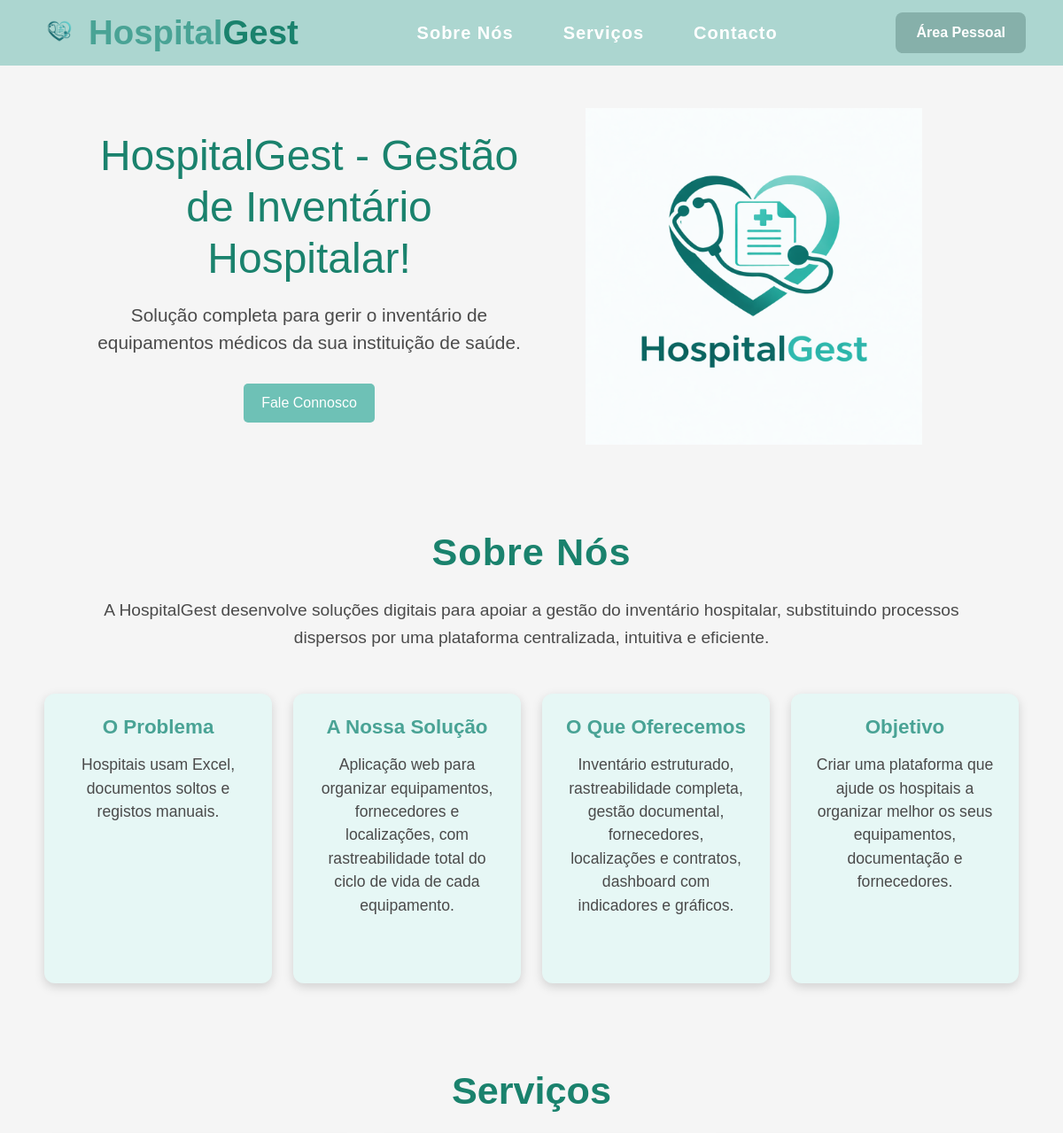
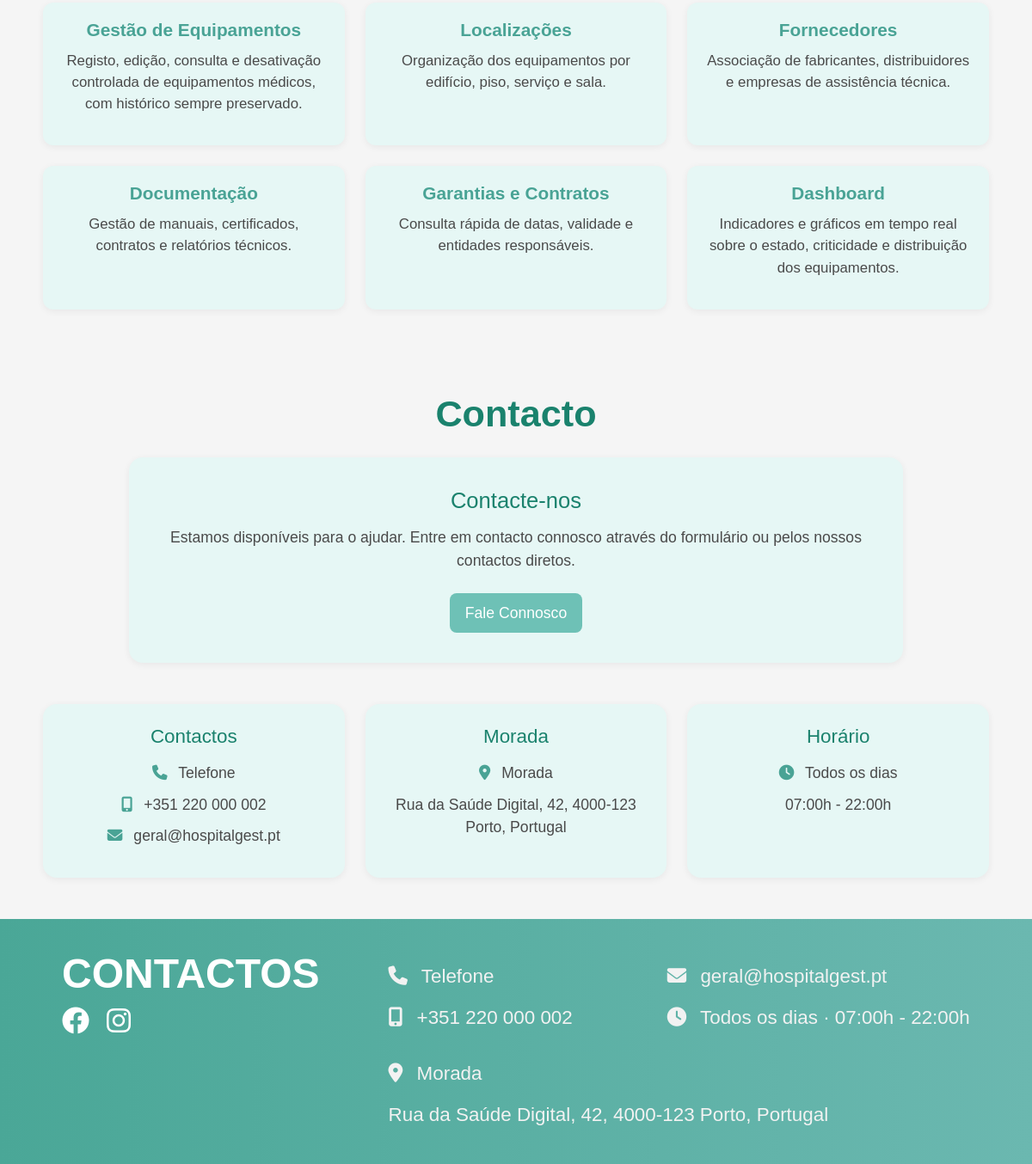
The page / on the database its author committed (2 pictures, top to bottom).
### tables this page shows
CREATE TABLE IF NOT EXISTS `gestao_area_publica` (
  `id` int NOT NULL AUTO_INCREMENT,
  `secao` varchar(100) NOT NULL,
  `titulo` varchar(255) DEFAULT NULL,
  `texto` text,
  `imagem` varchar(255) DEFAULT NULL,
  PRIMARY KEY (`id`)
);

### Public/index.php (the view, shortened to what this page needs)
<?php
try {
    $ligacao = new PDO(
        "mysql:host=" . MYSQL_HOST . ";port=" . MYSQL_PORT . ";dbname=" . MYSQL_DATABASE . ";charset=utf8mb4",
        MYSQL_USERNAME,
        MYSQL_PASSWORD
    );
    $ligacao->setAttribute(PDO::ATTR_ERRMODE, PDO::ERRMODE_EXCEPTION);
    $stmt = $ligacao->query("SELECT * FROM gestao_area_publica");
    $linhas = $stmt->fetchAll(PDO::FETCH_OBJ);
    $conteudo = [];
    foreach ($linhas as $linha) {
        $conteudo[$linha->secao] = $linha;
    }
} catch (PDOException $e) {
    $conteudo = [];
}
?>
<!DOCTYPE html>
<html lang="pt">
<head>
    <link rel="stylesheet" href="../assets/bootstrap/bootstrap.min.css">
    <link rel="stylesheet" href="../assets/fontawesome/all.min.css">
    <link rel="stylesheet" href="../assets/css/1241344.css">
</head>
<body>
    <nav class="navbar navbar-expand-lg" style="background-color: #acd6d0; padding: 12px 0;">
        <div class="container d-flex align-items-center">
            <a href="#inicio" class="d-flex align-items-center text-decoration-none">
                <img src="../assets/img/Logo.png" alt="Logo da empresa" height="50" class="me-2">
                <h3 class="mb-0 logo-text">
                    <span class="verde">Hospital</span><span class="azul">Gest</span>
                </h3>
            </a>
            <div class="collapse navbar-collapse" id="menu">
                <ul class="navbar-nav mx-auto text-center" style="gap: 40px;">
                    <li class="nav-item">
                        <a class="nav-link" href="#sobre-nos"
                            style="font-size: 20px; color: white; font-weight: 600; letter-spacing: 1px;">Sobre Nós</a>
                    </li>
                    <li class="nav-item">
                        <a class="nav-link" href="#servicos"
                            style="font-size: 20px; color: white; font-weight: 600; letter-spacing: 1px;">Serviços</a>
                    </li>
                    <li class="nav-item">
                        <a class="nav-link" href="#contacto"
                            style="font-size: 20px; color: white; font-weight: 600; letter-spacing: 1px;">Contacto</a>
                    </li>
                </ul>
                <div class="text-center mt-3 mt-lg-0">
                    <a href="login.php" class="btn"
                        style="background-color: #86B0AA; color: white; border-radius: 8px; padding: 10px 22px; font-weight: 600;">
                        Área Pessoal
                    </a>
                </div>
            </div>
        </div>
    </nav>
    <section id="inicio" class="inicio-hero container py-5">
        <div class="row align-items-center">
            <div class="col-12 col-md-6 sobre-nos-texto">
                <h1><?= htmlspecialchars($conteudo['hero']->titulo ?? '') ?></h1>
                <p><?= htmlspecialchars($conteudo['hero']->texto ?? '') ?></p>
                <a href="#contacto" class="button">Fale Connosco</a>
            </div>
            <div class="col-12 col-md-6 sobre-nos-imagem text-center mt-4 mt-md-0">
                <img src="../assets/img/Logo_Hospitalgest.png" alt="HospitalGest" class="img-fluid">
            </div>
        </div>
    </section>
    <section id="sobre-nos" class="secao-sobre-nos container py-5">
        <h2 class="text-center mb-4">Sobre Nós</h2>
        <p class="text-center mb-5">
            <?= htmlspecialchars($conteudo['sobre_nos_intro']->texto ?? '') ?>
        </p>
        <div class="row g-4">
            <div class="col-12 col-md-6 col-lg-3">
                <div class="box h-100">
                    <h3>O Problema</h3>
                    <p><?= htmlspecialchars($conteudo['sobre_nos_problema']->texto ?? '') ?></p>
                </div>
            </div>
            <div class="col-12 col-md-6 col-lg-3">
                <div class="box h-100">
                    <h3>A Nossa Solução</h3>
                    <p><?= htmlspecialchars($conteudo['sobre_nos_solucao']->texto ?? '') ?></p>
                </div>
            </div>
            <div class="col-12 col-md-6 col-lg-3">
                <div class="box h-100">
                    <h3>O Que Oferecemos</h3>
                    <p><?= htmlspecialchars($conteudo['sobre_nos_oferecemos']->texto ?? '') ?></p>
                </div>
            </div>
            <div class="col-12 col-md-6 col-lg-3">
                <div class="box h-100">
                    <h3>Objetivo</h3>
                    <p><?= htmlspecialchars($conteudo['sobre_nos_objetivo']->texto ?? '') ?></p>
                </div>
            </div>
        </div>
    </section>
    <section id="servicos" class="secao-servicos container py-5">
        <h2 class="text-center mb-4">Serviços</h2>
        <div class="row g-4">
            <div class="col-12 col-md-6 col-lg-4">
                <div class="servico-box h-100">
                    <h3>Gestão de Equipamentos</h3>
                    <p><?= htmlspecialchars($conteudo['servico_equipamentos']->texto ?? '') ?></p>
                </div>
            </div>
            <div class="col-12 col-md-6 col-lg-4">
                <div class="servico-box h-100">
                    <h3>Localizações</h3>
                    <p><?= htmlspecialchars($conteudo['servico_localizacoes']->texto ?? '') ?></p>
                </div>
            </div>
            <div class="col-12 col-md-6 col-lg-4">
                <div class="servico-box h-100">
                    <h3>Fornecedores</h3>
                    <p><?= htmlspecialchars($conteudo['servico_fornecedores']->texto ?? '') ?></p>
                </div>
            </div>
            <div class="col-12 col-md-6 col-lg-4">
                <div class="servico-box h-100">
                    <h3>Documentação</h3>
                    <p><?= htmlspecialchars($conteudo['servico_documentacao']->texto ?? '') ?></p>
                </div>
            </div>
            <div class="col-12 col-md-6 col-lg-4">
                <div class="servico-box h-100">
                    <h3>Garantias e Contratos</h3>
                    <p><?= htmlspecialchars($conteudo['servico_garantias']->texto ?? '') ?></p>
                </div>
            </div>
            <div class="col-12 col-md-6 col-lg-4">
                <div class="servico-box h-100">
                    <h3>Dashboard</h3>
                    <p><?= htmlspecialchars($conteudo['servico_dashboard']->texto ?? '') ?></p>
                </div>
            </div>
        </div>
    </section>
    <section id="contacto" class="secao-contacto container py-5">
        <h2 class="text-center mb-4">Contacto</h2>
        <div class="contacto-topo text-center mb-5">
            <h3><?= htmlspecialchars($conteudo['contactos']->titulo ?? '') ?></h3>
            <p><?= htmlspecialchars($conteudo['contactos']->texto ?? '') ?></p>
            <a class="contacto-botao" onclick="abrirFormulario()">Fale Connosco</a>
        </div>
        <div class="row g-4">
            <div class="col-12 col-md-4">
                <div class="contacto-box h-100">
                    <h3>Contactos</h3>
                    <p><i class="fa-solid fa-phone"></i> <?= htmlspecialchars($conteudo['rodape_telefone']->titulo ?? '') ?></p>
                    <p><i class="fa-solid fa-mobile-screen-button"></i> <?= htmlspecialchars($conteudo['rodape_telefone']->texto ?? '') ?></p>
                    <p><i class="fa-solid fa-envelope"></i> <?= htmlspecialchars($conteudo['rodape_email']->texto ?? '') ?></p>
                </div>
            </div>
            <div class="col-12 col-md-4">
                <div class="contacto-box h-100">
                    <h3>Morada</h3>
                    <p><i class="fa-solid fa-location-dot"></i> <?= htmlspecialchars($conteudo['rodape_morada']->titulo ?? '') ?></p>
                    <p><?= htmlspecialchars($conteudo['rodape_morada']->texto ?? '') ?></p>
                </div>
            </div>
            <div class="col-12 col-md-4">
                <div class="contacto-box h-100">
                    <h3>Horário</h3>
                    <p><i class="fa-solid fa-clock"></i> <?= htmlspecialchars($conteudo['rodape_horario']->titulo ?? '') ?></p>
                    <p><?= htmlspecialchars($conteudo['rodape_horario']->texto ?? '') ?></p>
                </div>
            </div>
        </div>
    </section>
    <footer class="footer-container">
        <div class="footer-content container">
            <div class="footer-title">
                <h2>CONTACTOS</h2>
                <div class="footer-socials">
                    <i class="fa-brands fa-facebook"></i>
                    <i class="fa-brands fa-instagram"></i>
                </div>
            </div>
            <div class="footer-info">
                <div class="d-flex flex-wrap mb-3" style="gap: 110px;">
                    <div class="footer-column">
                        <p><i class="fa-solid fa-phone"></i> <?= htmlspecialchars($conteudo['rodape_telefone']->titulo ?? '') ?></p>
                        <p><i class="fa-solid fa-mobile-screen-button"></i> <?= htmlspecialchars($conteudo['rodape_telefone']->texto ?? '') ?></p>
                    </div>
                    <div class="footer-column">
                        <p><i class="fa-solid fa-envelope"></i> <?= htmlspecialchars($conteudo['rodape_email']->texto ?? '') ?></p>
                        <p><i class="fa-solid fa-clock"></i> <?= htmlspecialchars($conteudo['rodape_horario']->titulo ?? '') ?> · <?= htmlspecialchars($conteudo['rodape_horario']->texto ?? '') ?></p>
                    </div>
                </div>
                <div class="footer-column">
                    <p><i class="fa-solid fa-location-dot"></i> <?= htmlspecialchars($conteudo['rodape_morada']->titulo ?? '') ?></p>
                    <p><?= htmlspecialchars($conteudo['rodape_morada']->texto ?? '') ?></p>
                </div>
            </div>
        </div>
    </footer>
</body>
</html>

### assets/css/1241344.css (style rules this page uses)
* { margin: 0; padding: 0; box-sizing: border-box; font-family: 'Titillium Web', Arial, Helvetica, sans-serif; }
.logo-text { font-size: 2.4em; font-weight: 700; }
.logo-text .verde { color: #49a395; }
.logo-text .azul { color: #1a826d; }
.sobre-nos-texto { max-width: 600px; text-align: center; }
.sobre-nos-texto h1 { font-size: 3em; color: #1a826d; margin-bottom: 20px; }
.sobre-nos-texto p { font-size: 1.3em; font-weight: 300; color: #4a4a4a; margin-bottom: 30px; }
.sobre-nos-imagem img { width: 380px; height: auto; object-fit: contain; }
.button { display: inline-block; background-color: #6EC1B6; color: #fff; padding: 10px 20px; text-decoration: none; border-radius: 5px; }
.footer-container { background: linear-gradient(90deg, #4aa797, #6bb8b0); color: white; padding: 50px 60px 25px; }
.footer-content { display: flex; justify-content: flex-start; align-items: flex-start; flex-wrap: wrap; gap: 80px; }
.footer-title h2 { font-size: 3rem; font-weight: 700; color: white; margin-top: -15px; margin-bottom: 10px; }
.footer-column p { font-size: 1.4rem; margin-bottom: 15px; color: #f2f2f2; }
.footer-column i { margin-right: 10px; }
.footer-socials { display: flex; gap: 20px; margin-top: 10px; font-size: 2rem; }
.footer-socials i { cursor: pointer; transition: 0.3s; }
.secao-sobre-nos { background-color: #f5f5f5; padding: 60px 20px; width: 100%; text-align: center; }
.secao-sobre-nos h2 { font-size: 2.7em; color: #1a826d; font-weight: 700; margin-bottom: 40px; text-transform: uppercase; letter-spacing: 1px; }
.secao-sobre-nos p { font-size: 1.1rem; margin-bottom: 30px; line-height: 1.6; color: #4a4a4a; }
.secao-sobre-nos { background-color: #f5f5f5; padding: 110px 20px 70px; width: 100%; text-align: center; }
.secao-sobre-nos h2 { font-size: 2.7em; color: #1a826d; font-weight: 700; margin-bottom: 40px; letter-spacing: 1px; text-transform: none; }
.secao-sobre-nos p { font-size: 1.2rem; font-weight: 400; color: #4a4a4a; max-width: 1000px; margin: 0 auto 50px; }
.inicio-hero { display: flex; align-items: center; justify-content: center; gap: 60px; padding: 120px 40px; background-color: #f5f5f5; }
.secao-servicos { background-color: #f5f5f5; padding: 110px 20px 70px; width: 100%; text-align: center; }
.secao-servicos h2 { font-size: 2.7em; color: #1a826d; font-weight: 700; margin-bottom: 10px; }
.servico-box { background: #E6F7F5; padding: 20px; border-radius: 12px; box-shadow: 0 2px 8px rgba(0, 0, 0, 0.06); transition: transform 0.2s ease, box-shadow 0.2s ease; }
.servico-box h3 { color: #49a395; font-size: 1.3rem; margin-bottom: 10px; font-weight: 600; }
.servico-box p { font-size: 1.05rem; color: #4a4a4a; font-weight: 400; line-height: 1.5; }
.secao-contacto { background-color: #f5f5f5; padding: 110px 20px 70px; text-align: center; }
.secao-contacto h2 { font-size: 2.7em; color: #1a826d; font-weight: 700; margin-bottom: 40px; }
.contacto-topo { background: #E6F7F5; padding: 35px; border-radius: 16px; max-width: 900px; margin: 0 auto 50px; box-shadow: 0 2px 8px rgba(0, 0, 0, 0.06); }
.contacto-topo h3 { color: #1a826d; font-size: 1.6rem; margin-bottom: 15px; }
.contacto-topo p { color: #4a4a4a; font-size: 1.1rem; margin-bottom: 10px; }
.contacto-botao { display: inline-block; margin-top: 15px; background-color: #6EC1B6; color: white; padding: 10px 18px; border-radius: 8px; text-decoration: none; font-size: 1.1rem; transition: 0.3s; }
.contacto-box { background: #E6F7F5; padding: 25px; border-radius: 16px; box-shadow: 0 2px 8px rgba(0, 0, 0, 0.06); }
.contacto-box h3 { color: #1a826d; margin-bottom: 15px; font-size: 1.4rem; }
.contacto-box p { color: #4a4a4a; font-size: 1.1rem; margin-bottom: 10px; }
.contacto-box i { color: #49a395; margin-right: 8px; }
#sobre-nos { scroll-margin-top: 50px; }
body { background-color: #f5f5f5; }
#sobre-nos .box { background-color: #E6F7F5; color: #4a4a4a; padding: 25px; border-radius: 12px; box-shadow: 0 4px 12px rgba(0, 0, 0, 0.15); text-align: center; }
#sobre-nos .box h3 { color: #49a395; font-size: 1.4rem; margin-bottom: 15px; font-weight: 600; text-align: center; }
#sobre-nos .box p, #sobre-nos .box li { color: #4a4a4a; font-size: 1.1rem; line-height: 1.5; }

### rows shown on the page
gestao_area_publica: titulo "HospitalGest - Gestão de Inventário Hospitalar!", texto "Solução completa para gerir o inventário de equipamentos médicos da sua instituição de saúde."
gestao_area_publica: texto "A HospitalGest desenvolve soluções digitais para apoiar a gestão do inventário hospitalar, substituindo processos dispersos por uma plataforma centralizada, intuitiva e eficiente."
gestao_area_publica: texto "Hospitais usam Excel, documentos soltos e registos manuais."
gestao_area_publica: texto "Aplicação web para organizar equipamentos, fornecedores e localizações, com rastreabilidade total do ciclo de vida de cada equipamento."
gestao_area_publica: texto "Inventário estruturado, rastreabilidade completa, gestão documental, fornecedores, localizações e contratos, dashboard com indicadores e gráficos."
gestao_area_publica: texto "Criar uma plataforma que ajude os hospitais a organizar melhor os seus equipamentos, documentação e fornecedores."
gestao_area_publica: texto "Registo, edição, consulta e desativação controlada de equipamentos médicos, com histórico sempre preservado."
gestao_area_publica: texto "Organização dos equipamentos por edifício, piso, serviço e sala."
gestao_area_publica: texto "Associação de fabricantes, distribuidores e empresas de assistência técnica."
gestao_area_publica: texto "Gestão de manuais, certificados, contratos e relatórios técnicos."
gestao_area_publica: texto "Consulta rápida de datas, validade e entidades responsáveis."
gestao_area_publica: texto "Indicadores e gráficos em tempo real sobre o estado, criticidade e distribuição dos equipamentos."
gestao_area_publica: titulo "Contacte-nos", texto "Estamos disponíveis para o ajudar. Entre em contacto connosco através do formulário ou pelos nossos contactos diretos."
gestao_area_publica: titulo "Telefone", texto "+351 220 000 002"
gestao_area_publica: texto "geral@hospitalgest.pt"
gestao_area_publica: titulo "Morada", texto "Rua da Saúde Digital, 42, 4000-123 Porto, Portugal"
gestao_area_publica: titulo "Todos os dias", texto "07:00h - 22:00h"
